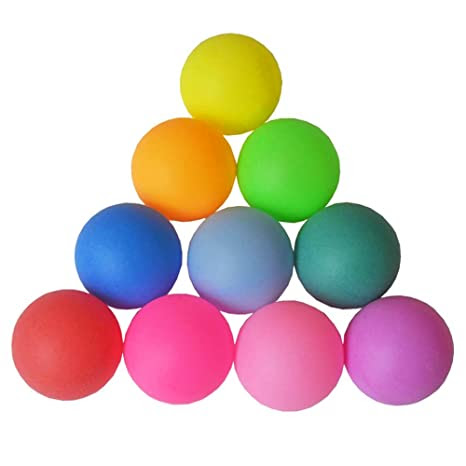
#> input picture colorBalls.jpg, 466 x 466 px
$ python Filtroverdeo.py
#> lines starting #> are read from the running program, lines starting #| are printed output that depends on the picture; after the words box and inside, x2 and y2 are one past the last pixel; in counts of white or black regions, pixels touching at a corner belong together
import cv2
import numpy as np
img = cv2.imread("colorBalls.jpg")
#> img is the input picture: shape (466, 466, 3); mean B, G, R 196, 199.8, 217.4
HSV = cv2.cvtColor(img, cv2.COLOR_BGR2HSV)
#> HSV: shape (466, 466, 3); mean H, S, V 48.3, 69.5, 232.5
verdeoInf = np.array([70,100,100])
verdeoSup = np.array([100,255,255])
verdeoMask = cv2.inRange(HSV,verdeoInf,verdeoSup)
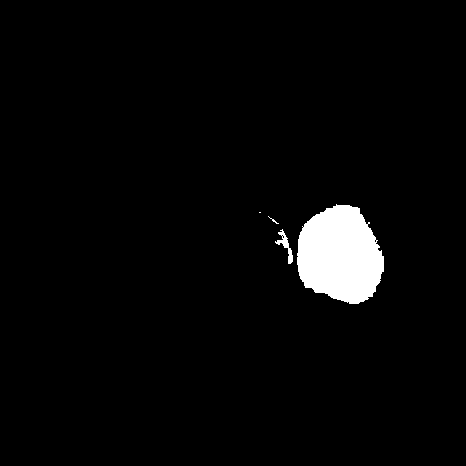
#> verdeoMask: shape (466, 466); 3.1% white; 4 white regions (2 under 20 px), largest, box (x1, y1, x2, y2) and area: (297, 204, 384, 304) 6558, (275, 229, 293, 264) 183
res = cv2.bitwise_and(img, img, mask=verdeoMask)
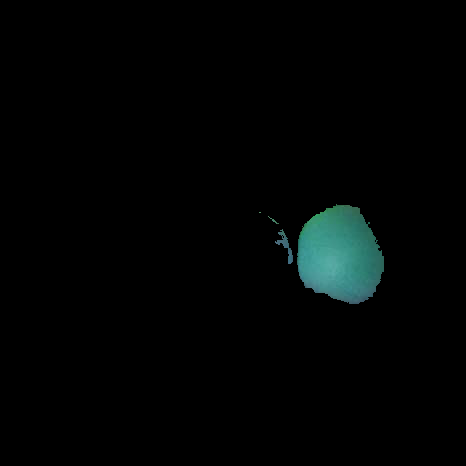
#> res: shape (466, 466, 3); mean B, G, R 3.9, 4.2, 1.8
cv2.imshow('img', img)
cv2.imshow('mask', verdeoMask)
cv2.imshow('verdeo', res)
cv2.waitKey(0)
